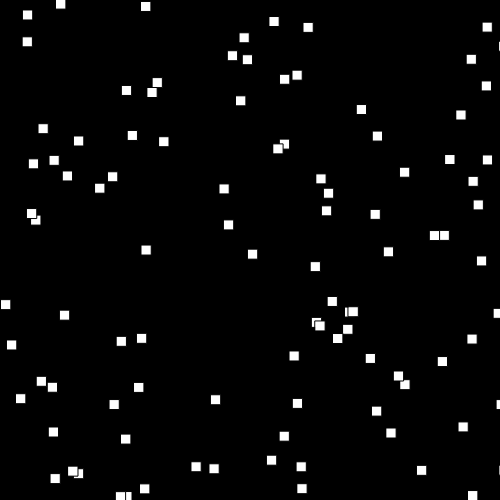
Frame 1 (no input)
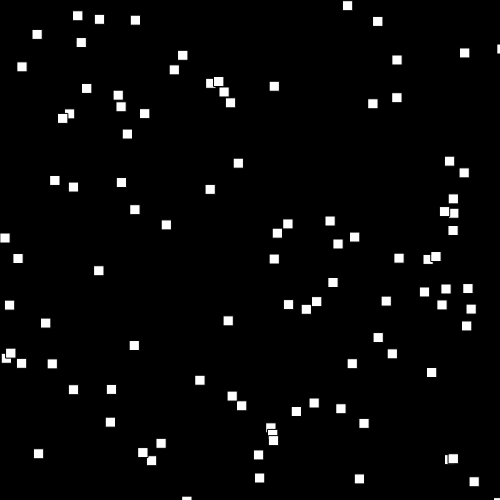
Frame 60 (no input)
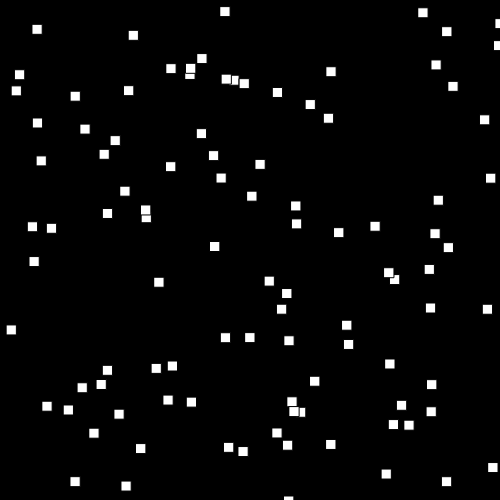
Frame 120 (the mouse pressed at the canvas centre since frame 60)

The p5.js sketch that drew these frames (run headless with seeded random() and noise() and a simulated clock; from frame 60 on, the mouse is pressed at the canvas centre):

// p5.js sketch
// ── sketch.js
// var x = 0;
// var y = 0;
//
// var vx = 1;
// var vy = 1;

// var ax = 0.05;
// var ay = 0.05;

var mySpeeders = [];

function setup() {
  createCanvas(500, 500);

  for(var i = 0; i < 100; i++){
    var randx = random(width);
    var randy = random(height);
    var randvx = random(-2, 2);
    var randvy = random(-2, 2);
    var randax = random(-0.05, 0.05);
    var randay = random(-0.05, 0.05);
    mySpeeders.push(new Speeder(randx, randy, randvx, randvy, randax, randay));
  }
}

function draw() {
  background(0);
  for(var i = 0; i < mySpeeders.length; i++){
    mySpeeders[i].update();
    mySpeeders[i].draw();
  }
}

function Speeder(x, y, vx, vy, ax, ay) {

  this.draw = function(){
    rect(x, y, 10, 10);
  }

  this.update = function() {
    vy += ay;
    vx += ax;

    x += vy;
    y += vx

    if(x < 0 || y < 0 || x > width || y > height){
      vy *= -1;
      vx *= -1;

      ax *= -1;
      ay *= -1;
    }
  }

}
